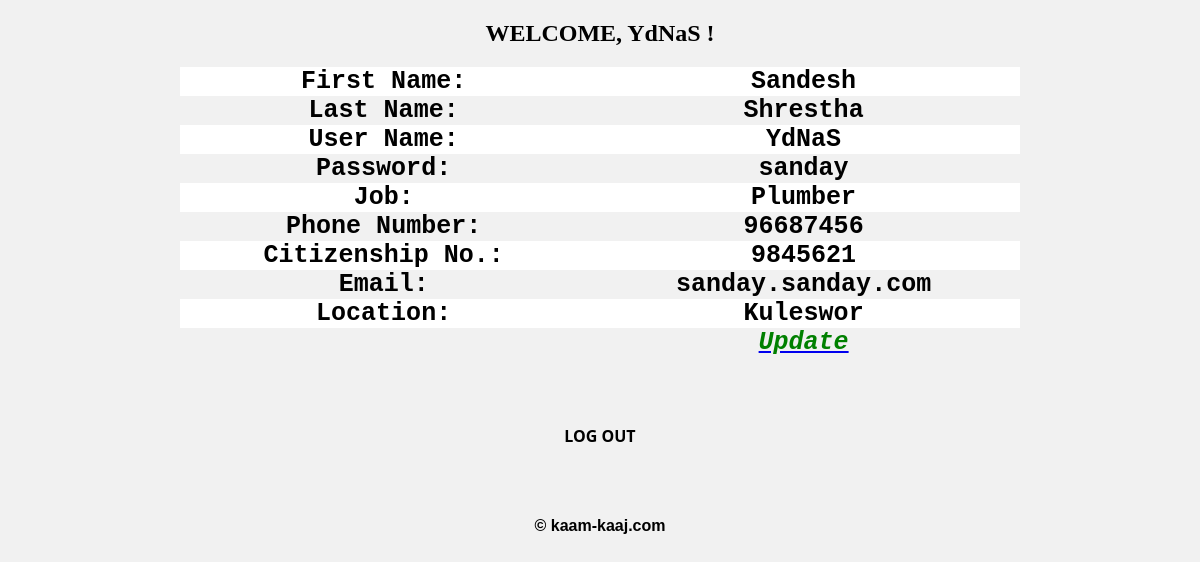
The app's page /example.php (signed in) with its own data.
### tables this page shows
CREATE TABLE `form` (
  `ID` int(11) NOT NULL,
  `Fname` text NOT NULL,
  `Lname` text NOT NULL,
  `Uname` varchar(256) NOT NULL,
  `Password` varchar(256) NOT NULL,
  `Repassword` varchar(256) NOT NULL,
  `Job` varchar(256) NOT NULL,
  `Pnumber` bigint(255) NOT NULL,
  `Citizenship` bigint(255) NOT NULL,
  `Email` varchar(255) NOT NULL,
  `Location` varchar(255) NOT NULL
);

### example.php (the view, shortened to what this page needs)
<!DOCTYPE html>
<html>
<head>
<link rel="stylesheet" type="text/css" href="style.css">
		<html lang = "en" dir = "ltr">
</head>
	<body>
		<div class="container9">
			<div class="wrapper" background-color="red">
				<?php
					$con = mysqli_connect("localhost","root","","kaamkaaj");
					$sql="SELECT * FROM form where Uname='$_SESSION[username]'";
					$q= mysqli_query($con,$sql);
					$row=mysqli_fetch_assoc($q);
					?>
					<h2><div style="text-align: center; padding: 20px; font-family: cursive;" > <b>WELCOME, </b>
						<?php echo $_SESSION['username']; ?>
					!</h2>
				</div>
				<?php
					echo "<b>";
					echo "<table class='table table-bordered'>";
					echo "<tr>";
						echo "<td>";
							echo "<b> First Name: </b>";
						echo "<td>";
						echo "<td>";
							echo $row['Fname'];
					echo "</tr>";
					echo "<tr>";
						echo "<td>";
							echo "<b> Last Name: </b>";
						echo "<td>";
						echo "<td>";
							echo $row['Lname'];
					echo "</tr>";
					echo "<tr>";
						echo "<td>";
							echo "<b> User Name: </b>";
						echo "<td>";
						echo "<td>";
							echo $row['Uname'];
					echo "</tr>";
					echo "<tr>";
						echo "<td>";
							echo "<b> Password: </b>";
						echo "<td>";
						echo "<td>";
							echo $row['Password'];
					echo "</tr>";
					echo "<tr>";
						echo "<td>";
							echo "<b> Job: </b>";
						echo "<td>";
						echo "<td>";
							echo $row['Job'];
					echo "</tr>";
					echo "<tr>";
						echo "<td>";
							echo "<b> Phone Number: </b>";
						echo "<td>";
						echo "<td>";
							echo $row['Pnumber'];
					echo "</tr>";
					echo "<tr>";
						echo "<td>";
							echo "<b> Citizenship No.: </b>";
						echo "<td>";
						echo "<td>";
							echo $row['Citizenship'];
					echo "</tr>";
					echo "<tr>";
						echo "<td>";
							echo "<b> Email: </b>";
						echo "<td>";
						echo "<td>";
							echo $row['Email'];
					echo "</tr>";
					echo "<tr>";
						echo "<td>";
							echo "<b> Location: </b>";
						echo "<td>";
						echo "<td>";
							echo $row['Location'];
					echo "</tr>";
					echo "<tr>";
						echo "<td>";
						echo "<td>";
						echo "<td>
						<a href ='edit.php?id=$row[ID]&fn=$row[Fname]&ln=$row[Lname]&un=$row[Uname]&pw=$row[Password]&rpw=$row[Repassword]&jb=$row[Job]&pn=$row[Pnumber]&cn=$row[Citizenship]&en=$row[Email]&lon=$row[Location]'
						";
							echo "<b><i> Update </i></b>";
				?>
			</div>
		<header id="header">
    <div class="nav-holder">
      <div class="container1">
    <div id="nav">
      <ul>
       <li> <a href="logout.php">LOG OUT </a></li>
     </ul>
   </div>
 </div>
      </div>
    </header>
		<div class = "footer-bottom">
      &copy; kaam-kaaj.com
    </div>
	</body>
	</html>

### style.css (style rules this page uses)
* { box-sizing: border-box; margin: 0; padding: 0; }
body { font-family: 'Poppins', sans-serif; background-color : #f1f1f1; }
.container1 { max-width: 1800px; margin: 40px auto; padding: 0 20px; }
.nav-holder { background:transparent; }
#nav ul { list-style-type: none; margin: 0; padding: 0; text-align: center; }
#nav ul li { display:inline-block; background: transparent; vertical-align:top; font-size: 16px; text-transform: uppercase; font-family: 'Open Sans', sans-serif; }
#nav ul li a { padding: 10px 15px; text-decoration: none; color: black; transition: background 0.4s ease, color 0.4s ease; display:inline-block; vertical-align:top; }
.footer-bottom { background : #3434a40; color : black; height :50px; width : 100%; text-align : center; position : absolute; bottom : 0px; left : 0px; padding-top : 20px; position : relative; overflow : hidden; }
table { border-collapse: collapse; width:100%; color: black; font-family: monospace; font-size: 25px; text-align: center; }
table tr:nth-child(odd) { background-color: white; }
div.container9 { width: 70%; margin-left: 15%; }
i { color: green; }
.wrapper { width:500px; margin:0 auto; background-color: none; }

### records on screen
form: Fname "Sandesh", Lname "Shrestha", Uname "YdNaS", Password "sanday", Job "Plumber", Pnumber "96687456", Citizenship "9845621", Email "sanday.sanday.com", Location "Kuleswor"

### other values on screen
$_SESSION['username'] "YdNaS"
